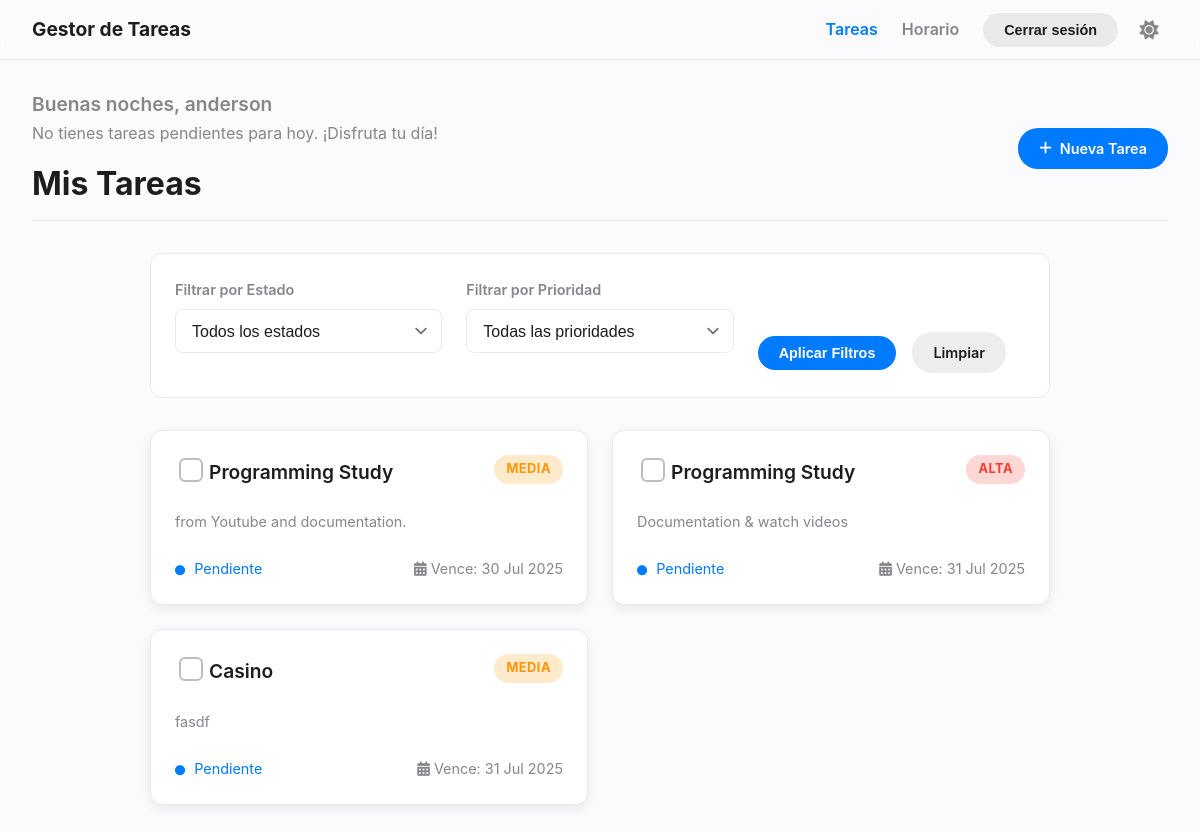
Page / (signed in) on the earlier database version.
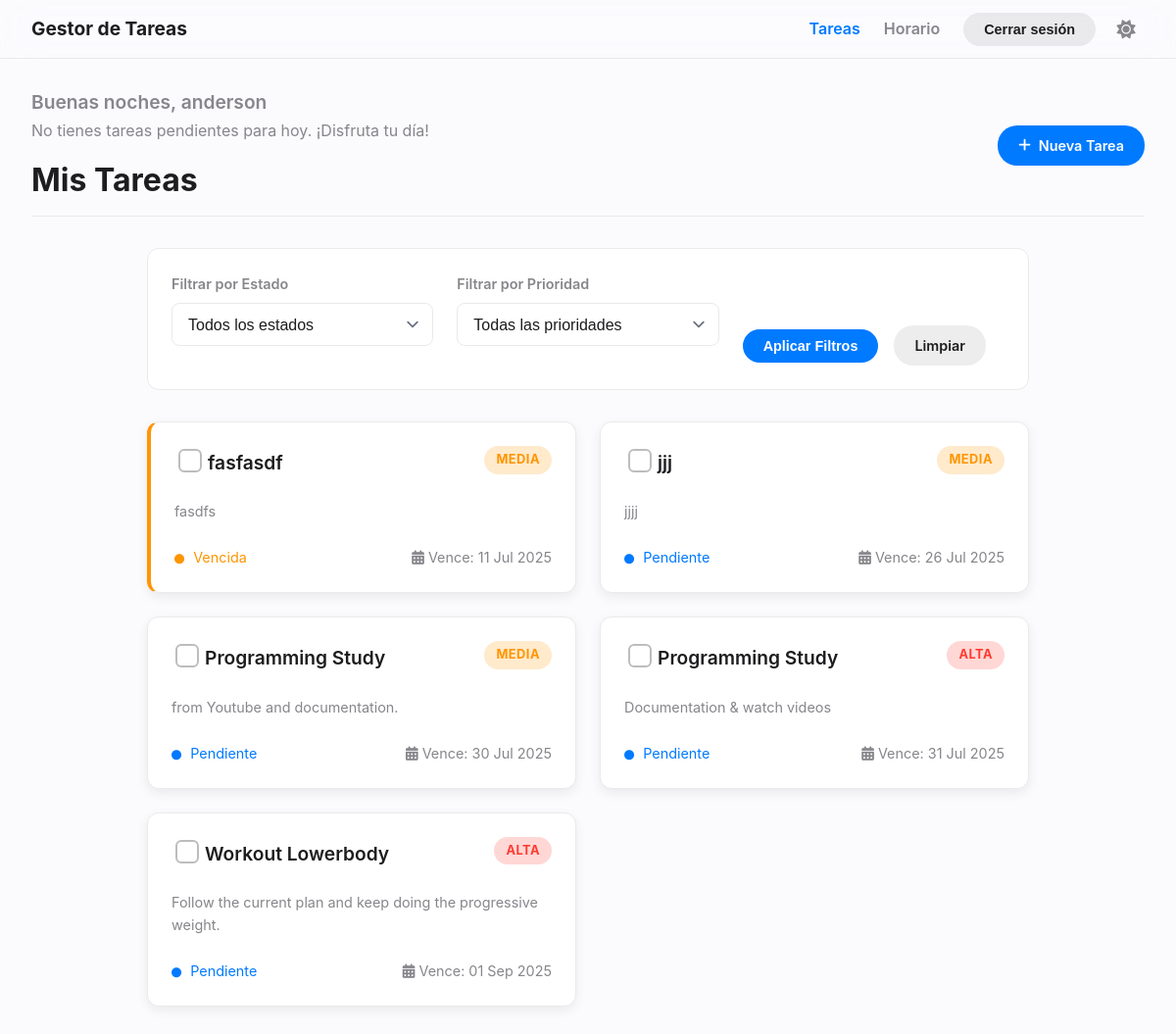
Same page on the later database version.
### tareas/models.py (models this page shows, shortened)
class Task(models.Model):
    ESTADO_CHOICES = [
        ('pendiente', _('Pendiente')),
        ('completada', _('Completada')),
        ('vencida', _('Vencida')),
    ]
    PRIORIDAD_CHOICES = [
        ('alta', _('Alta')),
        ('media', _('Media')),
        ('baja', _('Baja')),
    ]
    DAYS_OF_WEEK = [
        ('Monday', _('Lunes')),
        ('Tuesday', _('Martes')),
        ('Wednesday', _('Miércoles')),
        ('Thursday', _('Jueves')),
        ('Friday', _('Viernes')),
        ('Saturday', _('Sábado')),
        ('Sunday', _('Domingo')),
    ]
    nombre = models.CharField(max_length=200, verbose_name=_('Nombre'))
    descripcion = models.TextField(verbose_name=_('Descripción'))
    fecha_vencimiento = models.DateField(verbose_name=_('Fecha de vencimiento'))
    estado = models.CharField(max_length=20, choices=[('pendiente', _('Pendiente')), ('completada', _('Completada'))], default='pendiente', verbose_name=_('Estado'))
    prioridad = models.CharField(max_length=10, choices=PRIORIDAD_CHOICES, default='media', verbose_name=_('Prioridad'))
    usuario = models.ForeignKey(User, on_delete=models.CASCADE, verbose_name=_('Usuario'))
    dia_semana = models.JSONField(default=list, blank=True, verbose_name=_('Días de la semana'))
    hora_inicio = models.TimeField(blank=True, null=True, verbose_name=_('Hora de inicio'))
    duracion_minutos = models.IntegerField(default=60, verbose_name=_('Duración (minutos)'))
    scheduled_dia_semana = models.JSONField(default=list, blank=True, null=True)
    scheduled_hora_inicio = models.TimeField(blank=True, null=True)
    recordatorio_enviado = models.BooleanField(default=False, verbose_name=_('Recordatorio enviado'))
    def __init__(self, *args, **kwargs):
        super().__init__(*args, **kwargs)
        self._original_estado = self.estado
    @property
    def dynamic_status(self):
        if self.estado == 'completada':
            return 'completada'
        if self.fecha_vencimiento < date.today():
            return 'vencida'
        return 'pendiente'
    def get_dynamic_status_display(self):
        return dict(self.ESTADO_CHOICES).get(self.dynamic_status)

### tareas/views.py (the view, shortened to what this page needs)
# urls.py: path('', views.TaskListView.as_view(), name='task-list'),
class TaskListView(LoginRequiredMixin, ListView):
    model = Task
    template_name = 'tareas/task_list.html'
    context_object_name = 'tasks'
    def get_queryset(self):
        from datetime import date
        queryset = Task.objects.filter(usuario=self.request.user).order_by('fecha_vencimiento')
        estado = self.request.GET.get('estado')
        prioridad = self.request.GET.get('prioridad')
        if prioridad:
            queryset = queryset.filter(prioridad=prioridad)
        return queryset
    def get_context_data(self, **kwargs):
        from datetime import date, timedelta
        context = super().get_context_data(**kwargs)
        context['estados'] = Task.ESTADO_CHOICES
        context['prioridades'] = Task.PRIORIDAD_CHOICES
        context['estado_actual'] = self.request.GET.get('estado', '')
        context['prioridad_actual'] = self.request.GET.get('prioridad', '')
        context['today'] = date.today()
        context['soon'] = date.today() + timedelta(days=2)
        return context

### tareas/context_processors.py (called while the page is built)
def greeting_context_processor(request):
    context = {}
    current_hour = datetime.now().hour
    if 5 <= current_hour < 12:
        context['greeting'] = "Buenos días"
    elif 12 <= current_hour < 19:
        context['greeting'] = "Buenas tardes"
    else:
        context['greeting'] = "Buenas noches"
    if request.user.is_authenticated:
        tasks_today_count = Task.objects.filter(
            usuario=request.user,
            fecha_vencimiento=date.today(),
            estado='pendiente'
        ).count()
        context['tasks_today_count'] = tasks_today_count
    else:
        context['tasks_today_count'] = 0
    return context

### templates/tareas/task_list.html (shortened to what this page needs)
{% extends "base.html" %}
{% load static %}
{% block content %}
<div class="page-header">
    <div>
        <h2 class="page-greeting">{{ greeting }}, {{ user.username }}</h2>
        {% if user.is_authenticated %}
            <p class="page-subgreeting">
                {% if tasks_today_count > 0 %}
                    Tienes <strong>{{ tasks_today_count }}</strong> tarea{{ tasks_today_count|pluralize }} pendiente{{ tasks_today_count|pluralize }} para hoy.
                {% else %}
                    No tienes tareas pendientes para hoy. ¡Disfruta tu día!
                {% endif %}
            </p>
        {% endif %}
        <h1>Mis Tareas</h1>
    </div>
    <a href="{% url 'task-create' %}" class="btn btn-primary">
        <i class="fas fa-plus"></i> Nueva Tarea
    </a>
</div>
<form method="get" class="filter-form">
    <div class="form-group">
        <label for="estado" class="form-label">Filtrar por Estado</label>
        <select name="estado" id="estado" class="form-control">
            <option value="">Todos los estados</option>
        </select>
    </div>
    <div class="form-group">
        <label for="prioridad" class="form-label">Filtrar por Prioridad</label>
        <select name="prioridad" id="prioridad" class="form-control">
            <option value="">Todas las prioridades</option>
        </select>
    </div>
    <div class="filter-actions">
        <button type="submit" class="btn btn-primary">Aplicar Filtros</button>
        <a href="{% url 'task-list' %}" class="btn btn-secondary">Limpiar</a>
    </div>
</form>
<div class="task-container">
    {% if tasks %}
        <div class="task-grid">
            {% for task in tasks %}
            <div class="task-card
                {% if task.dynamic_status == 'vencida' %}task-overdue{% endif %}">
                <div class="task-card-header">
                    <form action="{% url 'task-toggle-complete' task.pk %}" method="post" class="task-complete-form" data-task-id="{{ task.pk }}">
                        <input type="checkbox" class="task-complete-checkbox" {% if task.estado == 'completada' %}checked{% endif %} aria-label="Marcar tarea '{{ task.nombre }}' como completada">
                    </form>
                    <h2 class="task-title">
                        <a href="{% url 'task-detail' task.pk %}">{{ task.nombre }}</a>
                    </h2>
                    <span class="task-priority priority-{{ task.prioridad|lower }}">{{ task.get_prioridad_display }}</span>
                </div>
                <p class="task-description text-secondary">
                    {{ task.descripcion|truncatewords:20|default:"Sin descripción." }}
                </p>
                <div class="task-card-footer">
                    <span class="task-status status-{{ task.dynamic_status|lower }}">
                        <i class="fas fa-circle"></i> {{ task.get_dynamic_status_display }}
                    </span>
                    <span class="task-due-date text-secondary">
                        <i class="fas fa-calendar-alt"></i>
                        Vence: {{ task.fecha_vencimiento|date:"d M Y" }}
                    </span>
                </div>
            </div>
            {% endfor %}
        </div>
    {% endif %}
</div>
{% endblock %}

### templates/base.html (shortened to what this page needs)
{% load static %}
<!DOCTYPE html>
<html lang="es">
<head>
    <link rel="stylesheet" href="https://cdnjs.cloudflare.com/ajax/libs/font-awesome/6.1.1/css/all.min.css">
    <link rel="stylesheet" href="https://cdn.jsdelivr.net/npm/flatpickr/dist/flatpickr.min.css">
    <link rel="stylesheet" href="{% static 'css/estilos.css' %}">
    <link rel="stylesheet" href="{% static 'css/custom_sweetalert.css' %}">
</head>
<body>
<nav class="main-nav">
    <a href="{% url 'task-list' %}" class="nav-brand">Gestor de Tareas</a>
    <div class="nav-menu" id="nav-menu">
        <div class="nav-links">
            <a href="{% url 'task-list' %}" class="{% if request.resolver_match.url_name == 'task-list' %}active{% endif %}">Tareas</a>
            <a href="{% url 'schedule' %}" class="{% if request.resolver_match.url_name == 'schedule' %}active{% endif %}">Horario</a>
        </div>
        <div class="nav-actions">
            {% if user.is_authenticated %}
                <form action="{% url 'logout' %}" method="post" class="inline">
                    <button type="submit" class="btn btn-secondary">Cerrar sesión</button>
                </form>
            {% else %}
                <a href="/accounts/login/" class="btn btn-secondary">Iniciar sesión</a>
                <a href="/accounts/register/" class="btn btn-primary">Registrarse</a>
            {% endif %}
            <button id="theme-switcher" aria-label="Cambiar tema">
                <i class="fa-solid fa-sun theme-icon icon-sun"></i>
            </button>
        </div>
    </div>
</nav>
{% block body_content %}
<main class="container">
    {% block content %}{% endblock %}
</main>
{% endblock body_content %}
</body>
</html>

Differences in the rows shown:
removed Task: nombre "Casino", prioridad "MEDIA", descripcion "fasdf", dynamic_status "Pendiente", fecha_vencimiento "31 Jul 2025"
added Task: nombre "fasfasdf", prioridad "MEDIA", descripcion "fasdfs", dynamic_status "Vencida", fecha_vencimiento "11 Jul 2025"
added Task: nombre "jjj", prioridad "MEDIA", descripcion "jjjj", dynamic_status "Pendiente", fecha_vencimiento "26 Jul 2025"
added Task: nombre "Workout Lowerbody", prioridad "ALTA", descripcion "Follow the current plan and keep doing the progressive weight.", dynamic_status "Pendiente", fecha_vencimiento "01 Sep 2025"
